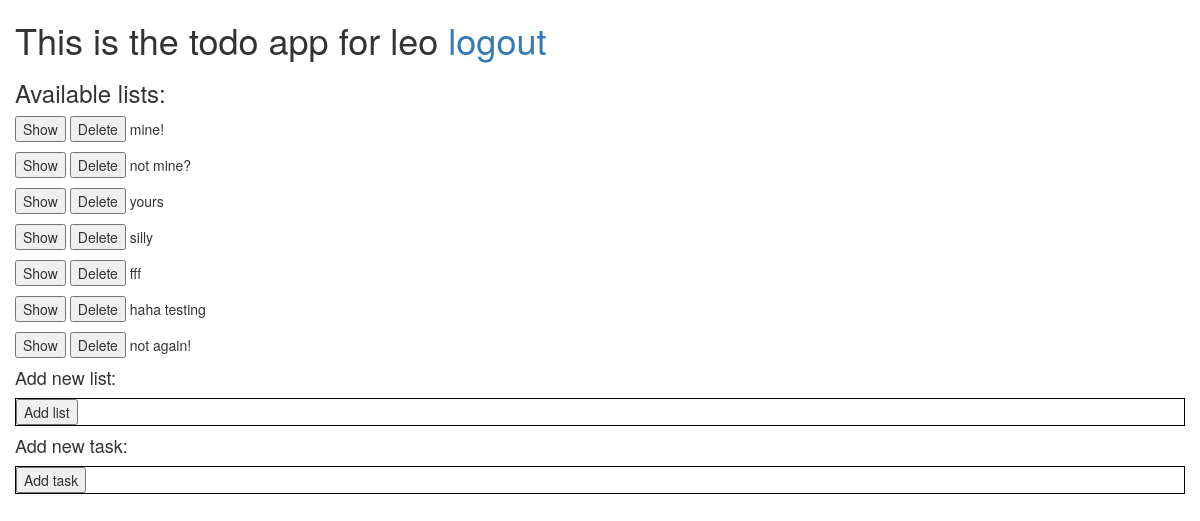
Before: /todo_list/index/ (signed in) with the older database file.
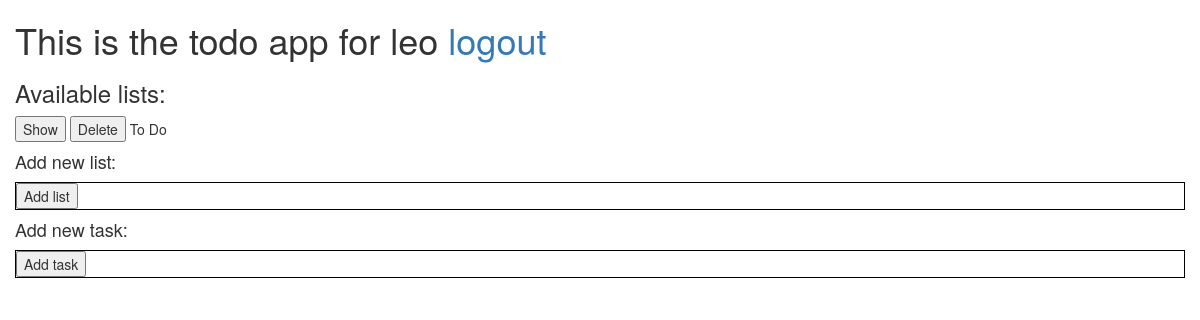
After: the same page with the newer database file.
### todo_list/models.py (models this page shows, shortened)
class List(models.Model):
    user = models.ForeignKey(User)
    listname = models.CharField(max_length=200, default='To do')

### todo_list/views.py (the view)
@login_required(login_url='/todo_list/login/')
def index(request):
    current_user = request.user
    user_lists = current_user.list_set.all()
    addList = AddListForm()
    addTask = AddTaskForm()
    ctx = {'user': current_user, 'lists': user_lists, 'AddListForm': addList, 'AddListAction': '../addlist/', 'GetListAction': '../getlist/',
           'RemoveListAction': '../removelist', 'AddTaskForm': addTask, 'AddTaskAction': '../addtask/'}
    return render(request, 'todo_list/index.html', ctx)

### todo_list/templates/todo_list/index.html (shortened to what this page needs)
<!doctype html>
<html>
    <head>
        <link rel="stylesheet" href="https://maxcdn.bootstrapcdn.com/bootstrap/3.3.4/css/bootstrap.min.css">
        <link rel="stylesheet" type="text/css" href="/static/todo_list/css/todo.css">
    </head>
    <body>
        <div class="container">
            <div class="row">
            <div class="span12">
                <h1>This is the todo app for {{ user.username }} <a href={% url "todo_list:logoutin" %}>logout</a></h1>
                <h3>Available lists:</h3>
                {% for list in lists %}
                <p>
                    <button onclick="loadList('{{ list.listname }}')">Show</button>
                    <button onclick="removeList('{{ list.listname }}')">Delete</button>
                    {{ list.listname }}
                </p>
                {% endfor %}
                <h4>Add new list:</h4>
                <div class="formdiv">
                    <form id="addlistform" action="{{ AddListAction }}" method="POST">
                        <input type="submit" value="Add list"/>
                    </form>
                </div>
                <h4>Add new task:</h4>
                <div class="formdiv">
                    <form id="addtaskform" action="{{ AddTaskAction }}" method="POST">
                        <input type="submit" value="Add task"/>
                    </form>
                </div>
            </div>
            </div>
        </div>
    </body>
</html>

### todo_list/static/todo_list/css/todo.css (style rules this page uses)
.formdiv { border: 1px solid black; }

Changed rows visible on the page:
removed List: listname "mine!"
removed List: listname "not mine?"
removed List: listname "yours"
removed List: listname "silly"
removed List: listname "fff"
removed List: listname "haha testing"
removed List: listname "not again!"
added List: listname "To Do"
